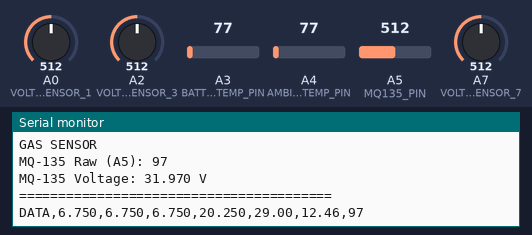
The sketch below on a simulated Arduino Due. Shown: the last lines printed to the serial monitor. Inputs (shaded band) come from the test bench; at power-on: A3 (BATTERY_TEMP_PIN) = 77, A4 (AMBIENT_TEMP_PIN) = 77, A0 (VOLTAGE_SENSOR_1) = 512, A2 (VOLTAGE_SENSOR_3) = 512, A5 (MQ135_PIN) = 512, A7 (VOLTAGE_SENSOR_7) = 512 (analog values on the 0–1023 scale).

Above: at 4.2 s.
4.3 s: A3 (BATTERY_TEMP_PIN) set to 92
At 5.6 s:
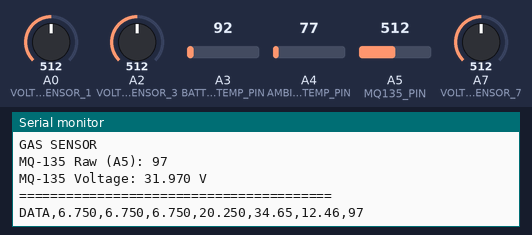
5.8 s: A4 (AMBIENT_TEMP_PIN) set to 92
At 6.5 s:
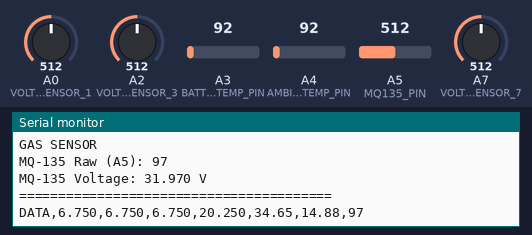
7.3 s: A0 (VOLTAGE_SENSOR_1) set to 716
At 8.6 s:
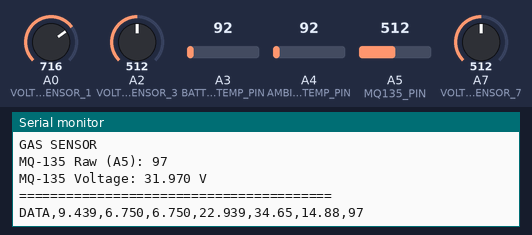
8.8 s: A2 (VOLTAGE_SENSOR_3) set to 716
At 9.8 s:
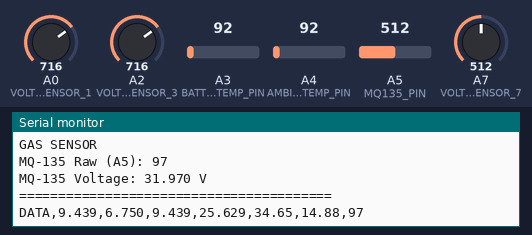
10.3 s: A5 (MQ135_PIN) set to 716
At 11.6 s:
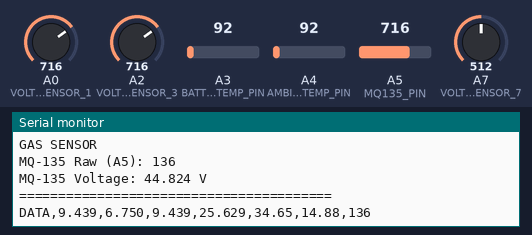
11.8 s: A7 (VOLTAGE_SENSOR_7) set to 716
At 12.8 s:
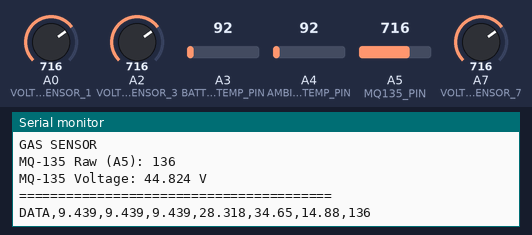
Timing chart, 0 to 14.3 s (numbered marks = the images above; inputs shaded):
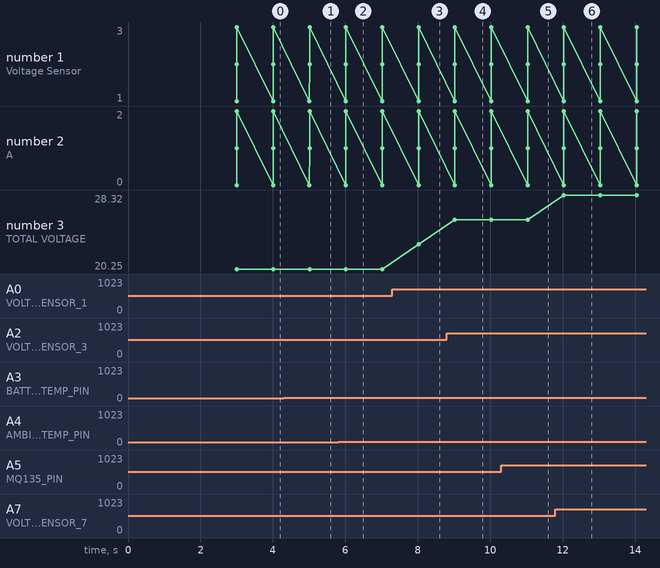

The sketch:

black_box_final.ino
```cpp
// =====================================================
// ARDUINO DUE R3
// 3 VOLTAGE + 2 TEMPERATURE + MQ-135
// =====================================================

// ---------------- PIN DEFINITIONS ----------------

#define VOLTAGE_SENSOR_1 A0
#define VOLTAGE_SENSOR_7 A7
#define VOLTAGE_SENSOR_3 A2

#define BATTERY_TEMP_PIN A3
#define AMBIENT_TEMP_PIN A4

#define MQ135_PIN A5


// ---------------- DUE ADC SETTINGS ----------------

const float VREF = 13.5;
const int ADC_MAX = 4096;


// =====================================================
// SETUP
// =====================================================

void setup()
{
  Serial.begin(9600);

  // Arduino Due ADC resolution
  analogReadResolution(12);

  delay(2000);

  Serial.println();
  Serial.println("========================================");
  Serial.println("       ARDUINO DUE BMS MONITOR");
  Serial.println("========================================");

  Serial.println("Voltage Sensor 1 -> A0");
  Serial.println("Voltage Sensor 2 -> A1");
  Serial.println("Voltage Sensor 3 -> A2");
  Serial.println("Battery LM35     -> A3");
  Serial.println("Ambient LM35     -> A4");
  Serial.println("MQ-135           -> A5");

  Serial.println();
  Serial.println("Starting measurements...");

  delay(1000);
}


// =====================================================
// LOOP
// =====================================================

void loop()
{

  // ===================================================
  // VOLTAGE SENSOR 1 - A0
  // ===================================================

  int rawVoltage1 =
    analogRead(VOLTAGE_SENSOR_1);

  float voltage1 =
    (rawVoltage1 * VREF) / ADC_MAX;


  // ===================================================
  // VOLTAGE SENSOR 2 - A1
  // ===================================================

  int rawVoltage2 =
    analogRead(VOLTAGE_SENSOR_7);

  float voltage2 =
    (rawVoltage2 * VREF) / ADC_MAX;


  // ===================================================
  // VOLTAGE SENSOR 3 - A2
  // ===================================================

  int rawVoltage3 =
    analogRead(VOLTAGE_SENSOR_3);

  float voltage3 =
    (rawVoltage3 * VREF) / ADC_MAX;


  // ===================================================
  // TOTAL VOLTAGE
  // ===================================================

  float totalVoltage =
    voltage1 + voltage2 + voltage3;


  // ===================================================
  // BATTERY TEMPERATURE - LM35 A3
  // ===================================================

  int rawBatteryTemp =
    analogRead(BATTERY_TEMP_PIN);

  float batteryTempVoltage =
    (rawBatteryTemp * VREF) / (ADC_MAX*3.5);

  // LM35 = 10 mV per °C
  float batteryTemperature =
    batteryTempVoltage * 100.0;


  // ===================================================
  // AMBIENT TEMPERATURE - LM35 A4
  // ===================================================

  int rawAmbientTemp =
    analogRead(AMBIENT_TEMP_PIN);

  float ambientTempVoltage =
    (rawAmbientTemp * VREF) / (ADC_MAX*8.15);

  // LM35 = 10 mV per °C
  float ambientTemperature =
    ambientTempVoltage * 100.0;


  // ===================================================
  // MQ-135 - A5
  // ===================================================

  int mqRaw =
    analogRead(MQ135_PIN)/21;

  float mqVoltage =
    (mqRaw * VREF) / ADC_MAX*100;


  // ===================================================
  // SERIAL OUTPUT
  // =====================================================

  Serial.println();
  Serial.println("========================================");
  Serial.println("          BATTERY SENSOR DATA");
  Serial.println("========================================");


  // ---------------- VOLTAGE ----------------

  Serial.println();
  Serial.println("VOLTAGE");

  Serial.print("Voltage Sensor 1 (A0): ");
  Serial.print(voltage1, 3);
  Serial.println(" V");

  Serial.print("Voltage Sensor 2 (A1): ");
  Serial.print(voltage2, 3);
  Serial.println(" V");

  Serial.print("Voltage Sensor 3 (A2): ");
  Serial.print(voltage3, 3);
  Serial.println(" V");

  Serial.print("TOTAL VOLTAGE: ");
  Serial.print(totalVoltage, 3);
  Serial.println(" V");


  // ---------------- TEMPERATURE ----------------

  Serial.println();
  Serial.println("TEMPERATURE");

  Serial.print("Battery Temperature (A3): ");
  Serial.print(batteryTemperature, 2);
  Serial.println(" C");

  Serial.print("Ambient Temperature (A4): ");
  Serial.print(ambientTemperature, 2);
  Serial.println(" C");


  // ---------------- GAS ----------------

  Serial.println();
  Serial.println("GAS SENSOR");

  Serial.print("MQ-135 Raw (A5): ");
  Serial.println(mqRaw);

  Serial.print("MQ-135 Voltage: ");
  Serial.print(mqVoltage, 3);
  Serial.println(" V");


  Serial.println();
  Serial.println("========================================");

  // =====================================================
  // CLOUD DATA OUTPUT
  // =====================================================

  Serial.print("DATA,");
  Serial.print(voltage1, 3);
  Serial.print(",");
  Serial.print(voltage2, 3);
  Serial.print(",");
  Serial.print(voltage3, 3);
  Serial.print(",");
  Serial.print(totalVoltage, 3);
  Serial.print(",");
  Serial.print(batteryTemperature, 2);
  Serial.print(",");
  Serial.print(ambientTemperature, 2);
  Serial.print(",");
  Serial.println(mqRaw);

  delay(1000);
}
```

Measured:
- after the input at 4.3 s, the serial monitor: prints a new line after 0.71 s (image 1)
- after the input at 5.8 s, the serial monitor: prints a new line after 0.22 s (image 2)
- after the input at 7.3 s, the serial monitor: prints a new line after 0.72 s (image 3)
- after the input at 8.8 s, the serial monitor: prints a new line after 0.23 s (image 4)
- after the input at 10.3 s, the serial monitor: prints a new line after 0.73 s (image 5)
- after the input at 11.8 s, the serial monitor: prints a new line after 0.24 s (image 6)
- plotted number 3: 20.25 → 22.94 after the input at 7.3 s, 22.94 → 25.63 after the input at 8.8 s, 25.63 → 28.32 after the input at 11.8 s
